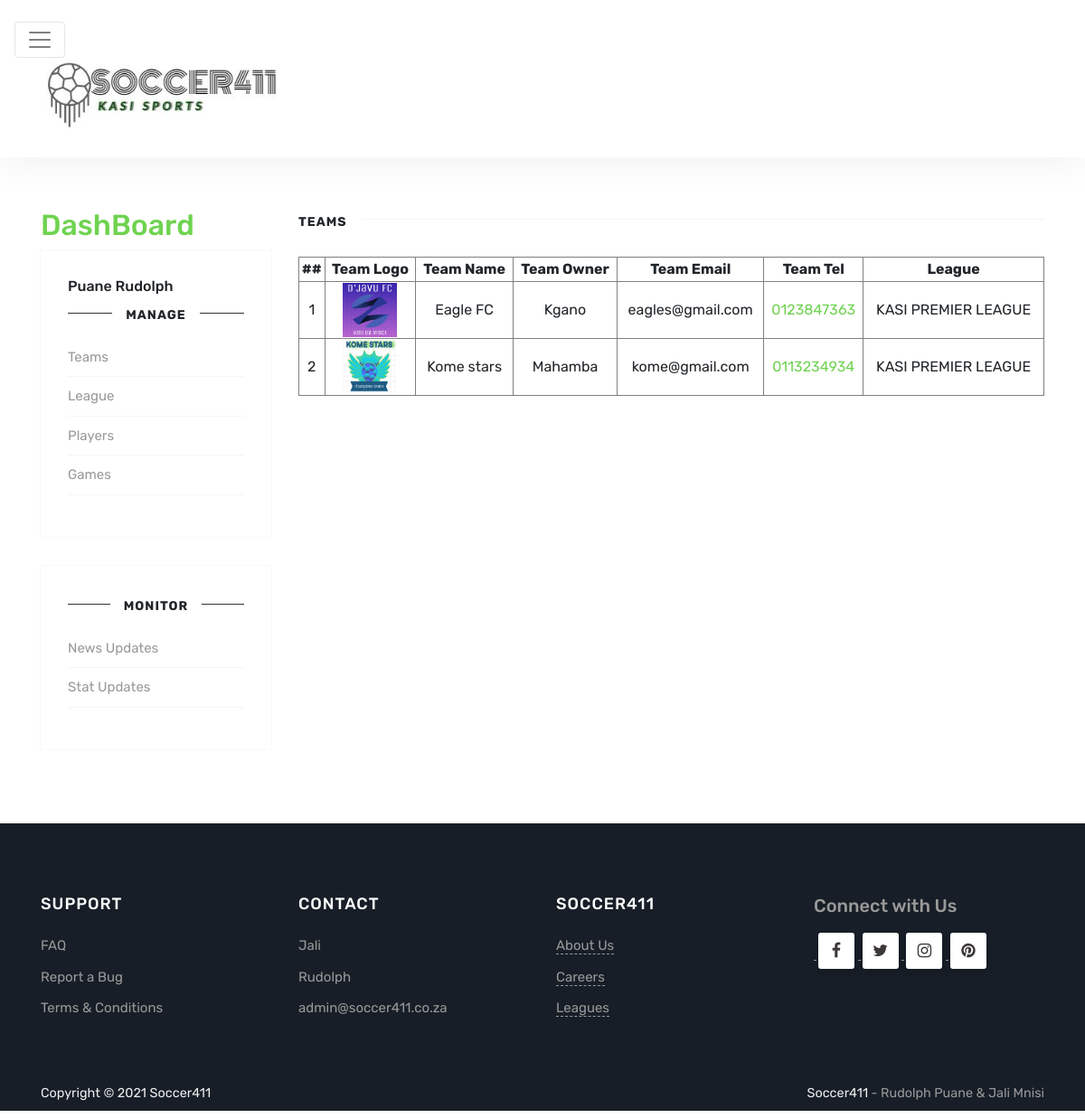
The app's page /teams.php (signed in) with its own data.
### tables this page shows
CREATE TABLE `team` (
  `logo` varchar(255) NOT NULL,
  `teamId` varchar(11) NOT NULL,
  `teamName` varchar(255) NOT NULL,
  `teamOwner` varchar(255) NOT NULL,
  `email` varchar(255) NOT NULL,
  `landLine` int(11) NOT NULL,
  `league` varchar(255) NOT NULL,
  `tournament1` varchar(255) NOT NULL,
  `createdDate` date NOT NULL DEFAULT current_timestamp()
);

### teams.php (the view, shortened to what this page needs)
<?php
	include "header.php";
?>
<!DOCTYPE html>
<html lang="en">
<head>
<link rel="stylesheet" href="https://maxcdn.bootstrapcdn.com/bootstrap/4.0.0-alpha.6/css/bootstrap.min.css">
<link href="https://maxcdn.bootstrapcdn.com/font-awesome/4.7.0/css/font-awesome.min.css" rel="stylesheet">
<link href="assets/css/theme.css" rel="stylesheet">
</head>
<body class="layout-default">
<div class="site-content">
	<div class="container">
		<div class="main-content">
			<section class="recent-posts row">
			<div class="col-sm-3">
				<div class="sidebar">
					<a href="dashboard.php">
						<h2>DashBoard</h2>
					</a>
					<div class="sidebar-section">
					<h6>
						<?php $email = $_SESSION['email'];
							$select = "select * from admin where email ='".$email."'";
							$query = mysqli_query($con, $select);
							$line = mysqli_fetch_assoc($query);
							echo $line['lName'].' '.$line['fName'];
						?>
					</h6>
						<h5><span>Manage</span></h5>
						<ul style="list-none;">
							<li><a href="teams.php">Teams</a></li>
							<li><a href="">League</a></li>
							<li><a href="">Players</a></li>
							<li><a href="setGame.php">Games</a></li>
						</ul>
					</div>
					<div class="sidebar-section">
						<h5><span>Monitor</span></h5>
						<ul style="list-none;">
							<li><a target="_blank" href="">News Updates</a></li>
							<li><a target="_blank" href="">Stat Updates</a></li>
						</ul>
					</div>
				</div>
			</div>
			<div class="col-sm-9">
				<div class="section-title">
					<h2><span>Teams</span></h2>
				</div>
				<div class="masonrygrid row listrecent">
					<div class="col-md-12 grid-item">
						<div class="card">
							<div class="card-block">
								<table border=1px; style="width:100%; text-align: center; "  align="center-desk" class="col-xl-12 col-lg-6 col-md-5 col-sm-5">
											<thead>
												<tr>
													<th>##</th>
													<th>Team Logo</th>
													<th>Team Name</th>
													<th>Team Owner</th>
													<th>Team Email</th>
													<th>Team Tel</th>
													<th>League</th>
												</tr>
											</thead>
								<?php
									$quer = "SELECT * FROM team order by teamName";
									$result = mysqli_query($con,$quer);
									$counter=1;
									while($team = mysqli_fetch_assoc($result))
									{
									?>
									<tbody>
										<tr>
											<td><?php echo $counter; ?></td>
											<td>
												<div class="text-center">
													<a href="team_Profile.php?id=<?php echo $team['teamId']; ?>">
														<img style="width:60px; height:60px" alt="No Logo" src="<?php echo $team['logo']; ?>">
													</a>
												</div>
											</td>
											<td><?php echo $team['teamName'] ?></td>
											<td><?php echo $team['teamOwner'] ?></td>
											<td><?php echo $team['email'] ?></td>
											<td><a href="tel:0<?php echo $team['landLine'] ?>">0<?php echo $team['landLine'] ?></a></td>
											<td><?php echo $team['league'] ?></td>
										</tr>
									<?php
										$counter++;
										}
								?>
									</tbody>
								</table>
							</div>
						</div>
					</div>
				</div>
			</div>
			</section>
		</div>
	</div>
	<?php
		include "footer.php"
	?>
</body>
</html>

### header.php (shortened to what this page needs)
<!DOCTYPE html>
<html lang="en">
<head>
<link rel="stylesheet" href="https://maxcdn.bootstrapcdn.com/bootstrap/4.0.0-alpha.6/css/bootstrap.min.css">
<link href="https://maxcdn.bootstrapcdn.com/font-awesome/4.7.0/css/font-awesome.min.css" rel="stylesheet">
<link href="assets/css/theme.css" rel="stylesheet">
</head>
<body class="layout-default">
<header class="navbar navbar-toggleable-md navbar-light bg-white fixed-top mediumnavigation">
<button class="navbar-toggler navbar-toggler-right" type="button" data-toggle="collapse" data-target="#navbarsWow" aria-controls="navbarsWow" aria-expanded="false" aria-label="Toggle navigation">
<span class="navbar-toggler-icon"></span>
</button>
<div class="container">
	<a class="navbar-brand" href="index.php">
	<img src="assets/logo/homeLogo.jpg" style="width: 80%" alt="SOCCER411">
	</a>
</div>
</header>
</body>

### footer.php (shortened to what this page needs)
<!DOCTYPE html>
<html lang="en">
<head>
<link rel="stylesheet" href="https://maxcdn.bootstrapcdn.com/bootstrap/4.0.0-alpha.6/css/bootstrap.min.css">
<link href="https://maxcdn.bootstrapcdn.com/font-awesome/4.7.0/css/font-awesome.min.css" rel="stylesheet">
<link href="assets/css/theme.css" rel="stylesheet">
</head>
			<footer class="footer">
				<div class="container">
					<div class="row">
						<div class="col-sm-3">
							<div class="footer-widget">
								<h5 class="title">Support</h5>
								<ul>
									<li><a target="_blank" href="FAQ.php">FAQ</a></li>
									<li><a target="blank" href="errorReport.php">Report a Bug</a></li>
									<li><a target="blank" href="tcapply.php">Terms & Conditions</a></li>
									</ul>
							</div>
						</div>
						<div class="col-sm-3">
							<div class="footer-widget">
								<h5 class="title">Contact</h5>
								<ul>
									<li><a href="tel:065-357-2171">Jali</a></li>
									<li><a href="tel:079-444-9122">Rudolph</a></li>
									<li><a href="contact.php">admin@soccer411.co.za</a></li>
								</ul>
							</div>
						</div>
						<div class="col-sm-3">
							<div class="footer-widget textwidget">
								<h5 class="title">Soccer411</h5>
									<ul>
										<li><a href="about.html">About Us</a></li>
										<li><a target="_blank" href="#">Careers</li>
										<li><a href="#">Leagues</a></li>
									</ul>
								</div>
						</div>
						<div class="col-sm-3">
							<div class="footer-widget textwidget">
								<div class="text-left footersocial">
									<ul>
										<h5>Connect with Us</h5>
										<a target="_blank" href="https://fb.me/kasiSoccer411"><i class="fa fa-facebook"></i></a>
										<a target="_blank" href=""><i class="fa fa-twitter"></i></a>
										<a target="_blank" href="https://instagram.com/kasidiski_soccer411"><i class="fa fa-instagram"></i></a>
										<a target="_blank" href=""><i class="fa fa-pinterest"></i></a>
									</ul>
								</div>
							</div>
						</div>
					</div>
					<div class="copyright">
						<p class="pull-left">
							 <a target="_blank" href="#">Copyright © 2021 Soccer411</a>
						</p>
						<p class="pull-right">
							<a target="_blank" href="owners.php">Soccer411</a> - Rudolph Puane & Jali Mnisi
						</p>
					</div>
				</div>
				</footer>
	</body>
</html>

### assets/css/theme.css (style rules this page uses)
body { font-family: "Rubik", -apple-system, BlinkMacSystemFont, "Helvetica Neue", sans-serif; }
a { color:#6FD350; }
a,a:hover { transition:all 0.2s; }
.mediumnavigation { background: #fff; transition: top 0.5s ease-in-out; padding: 1.5rem 1rem; box-shadow: 0px 10px 40px 0px rgba( 0, 0, 0, 0.05 ); }
.site-content { padding-top: 3.5rem; margin-top: 57px; transition: all 0.4s; }
section { margin-bottom:20px; }
section.recent-posts { margin-bottom:0; }
.section-title h2 { font-weight:700; font-size:1.4rem; margin-bottom:27px; position: relative; }
.section-title h2:before { margin-bottom: 0; position: absolute; z-index: 1; left: 15px; right: 0px; top: 12px; height: 1px; content: ''; background-color: #f5f5f5; }
.section-title span { background-color: #fff; position: relative; z-index: 2; display: inline-block; padding: 0px 15px 0 0; font-size: 14px; text-transform: uppercase; letter-spacing: 1px; }
.navbar-toggler { z-index:9999; }
.mediumnavigation .navbar-brand { font-weight:500; padding: 0; }
.mediumnavigation .navbar-brand img { margin-right:7px; vertical-align: text-bottom; max-width:initial; }
.footer { border-top:1px solid rgba(0,0,0,.05)!important; color:#999; margin-top:50px; margin-bottom:0px; background-color: #171e27; padding: 30px 0px 30px 0; }
.footersocial i { width: 40px; height: 40px; line-height: 40px; text-align: center; display: inline-block; background: #ffffff; border-radius: 3px; box-shadow: 0 6px 10px 0 rgba(0,0,0,0.1); font-size: 18px; margin-left: 5px; color: #3c3838; margin-top: 10px; }
.footer a { color:inherit; }
.footer-widget { margin-bottom: 3rem; margin-top: 3rem;font-size:15px; }
.footer-widget h5.title { font-size:18px; text-transform:uppercase;letter-spacing:1px;color:#fff;margin-bottom:1.5rem; }
.footer-widget ul { list-style:none;padding-left:0; }
.footer-widget ul li { margin:12px 0; }
.footer .textwidget a { border-bottom: 1px dashed; }
.copyright { padding-top: 1.5rem; font-size:0.9em; }
.copyright a { color:#eee; }
.card { border-radius:4px; margin-bottom: 30px; box-shadow:0 0px 1px 0 rgba(0, 0, 0, 0.14); border:0; }
.sidebar { max-width:340px;font-size: 15px; }
.sidebar h5 { margin-bottom: 1rem; text-align:center; position:relative;font-weight: 700; }
.sidebar h5 span { background-color: #fff; position: relative; z-index: 2; display: inline-block; padding: 0px 15px 0 15px; text-align: center; font-size: 14px; text-transform: uppercase; letter-spacing: 1px; }
.sidebar h5:before { margin-bottom: 0; position: absolute; z-index: 1; left: 0px; top: 12px; width: 100%; height: 1px; content: ''; background-color: #333333; }
.sidebar ul { list-style:none;padding-left:0; }
.sidebar ul li a { color: #999; border-bottom: 1px solid #f6f6f6; display: block; padding-bottom: 10px; padding-top: 10px; }
.sidebar-section { margin-bottom: 2rem; box-shadow: 0 0px 1px 0 rgba(0,0,0,0.1); box-shadow:0 0px 1px 0 rgba(0, 0, 0, 0.14); padding: 30px; }
.h1, .h2, .h3, .h4, .h5, .h6, h1, h2, h3, h4, h5, h6 { font-family: "Rubik", -apple-system, BlinkMacSystemFont, "Helvetica Neue", sans-serif; }
img { max-width:100%;height: auto; }

### records on screen
team: logo (picture), teamName "Eagle FC", teamOwner "Kgano", email "eagles@gmail.com", landLine "123847363", league "KASI PREMIER LEAGUE"
team: logo (picture), teamName "Kome stars", teamOwner "Mahamba", email "kome@gmail.com", landLine "113234934", league "KASI PREMIER LEAGUE"

### other values on screen
$line['lName'] "Puane"
$line['fName'] "Rudolph"
